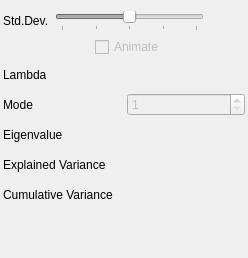
              <widget class="QWidget" name="pca_tab">
               <attribute name="title">
                <string>PCA</string>
               </attribute>
               <layout class="QGridLayout" name="gridLayout_2">
                <property name="leftMargin">
                 <number>3</number>
                </property>
                <property name="rightMargin">
                 <number>3</number>
                </property>
                <item row="2" column="0">
                 <spacer name="verticalSpacer_2">
                  <property name="orientation">
                   <enum>Qt::Vertical</enum>
                  </property>
                  <property name="sizeHint" stdset="0">
                   <size>
                    <width>20</width>
                    <height>40</height>
                   </size>
                  </property>
                 </spacer>
                </item>
                <item row="0" column="0">
                 <widget class="QWidget" name="pcaContent" native="true">
                  <layout class="QVBoxLayout" name="verticalLayout_22">
                   <property name="spacing">
                    <number>6</number>
                   </property>
                   <property name="leftMargin">
                    <number>0</number>
                   </property>
                   <property name="topMargin">
                    <number>0</number>
                   </property>
                   <property name="rightMargin">
                    <number>0</number>
                   </property>
                   <property name="bottomMargin">
                    <number>0</number>
                   </property>
                   <item>
                    <layout class="QGridLayout" name="pcaGridLayout">
                     <item row="0" column="1">
                      <widget class="QSlider" name="pcaSlider">
                       <property name="enabled">
                        <bool>false</bool>
                       </property>
                       <property name="minimumSize">
                        <size>
                         <width>100</width>
                         <height>0</height>
                        </size>
                       </property>
                       <property name="toolTip">
                        <string>Standard deviation slider</string>
                       </property>
                       <property name="minimum">
                        <number>-20</number>
                       </property>
                       <property name="maximum">
                        <number>20</number>
                       </property>
                       <property name="orientation">
                        <enum>Qt::Horizontal</enum>
                       </property>
                       <property name="tickPosition">
                        <enum>QSlider::TicksBelow</enum>
                       </property>
                       <property name="tickInterval">
                        <number>10</number>
                       </property>
                      </widget>
                     </item>
                     <item row="0" column="0">
                      <widget class="QLabel" name="label_10">
                       <property name="text">
                        <string>Std.Dev.</string>
                       </property>
                      </widget>
                     </item>
                     <item row="0" column="2">
                      <widget class="QLabel" name="pcaValueLabel">
                       <property name="minimumSize">
                        <size>
                         <width>35</width>
                         <height>0</height>
                        </size>
                       </property>
                       <property name="text">
                        <string/>
                       </property>
                      </widget>
                     </item>
                     <item row="1" column="1">
                      <widget class="QWidget" name="widget_23" native="true">
                       <property name="sizePolicy">
                        <sizepolicy hsizetype="Preferred" vsizetype="Minimum">
                         <horstretch>0</horstretch>
                         <verstretch>0</verstretch>
                        </sizepolicy>
                       </property>
                       <layout class="QHBoxLayout" name="horizontalLayout_9">
                        <property name="spacing">
                         <number>0</number>
                        </property>
                        <property name="leftMargin">
                         <number>0</number>
                        </property>
                        <property name="topMargin">
                         <number>0</number>
                        </property>
                        <property name="rightMargin">
                         <number>0</number>
                        </property>
                        <property name="bottomMargin">
                         <number>0</number>
                        </property>
                        <item>
                         <spacer name="horizontalSpacer_3">
                          <property name="orientation">
                           <enum>Qt::Horizontal</enum>
                          </property>
                          <property name="sizeHint" stdset="0">
                           <size>
                            <width>40</width>
                            <height>20</height>
                           </size>
                          </property>
                         </spacer>
                        </item>
                        <item>
                         <widget class="QCheckBox" name="pcaAnimateCheckBox">
                          <property name="enabled">
                           <bool>false</bool>
                          </property>
                          <property name="sizePolicy">
                           <sizepolicy hsizetype="Minimum" vsizetype="Minimum">
                            <horstretch>0</horstretch>
                            <verstretch>0</verstretch>
                           </sizepolicy>
                          </property>
                          <property name="toolTip">
                           <string>Standard deviation animation</string>
                          </property>
                          <property name="text">
                           <string>Animate</string>
                          </property>
                         </widget>
                        </item>
                        <item>
                         <spacer name="horizontalSpacer_4">
                          <property name="orientation">
                           <enum>Qt::Horizontal</enum>
                          </property>
                          <property name="sizeHint" stdset="0">
                           <size>
                            <width>40</width>
                            <height>20</height>
                           </size>
                          </property>
                         </spacer>
                        </item>
                       </layout>
                      </widget>
                     </item>
                    </layout>
                   </item>
                   <item>
                    <layout class="QGridLayout" name="gridLayout_3">
                     <property name="verticalSpacing">
                      <number>6</number>
                     </property>
                     <item row="2" column="0">
                      <widget class="QLabel" name="label_8">
                       <property name="minimumSize">
                        <size>
                         <width>0</width>
                         <height>24</height>
                        </size>
                       </property>
                       <property name="text">
                        <string>Eigenvalue</string>
                       </property>
                      </widget>
                     </item>
                     <item row="1" column="1">
                      <widget class="QSpinBox" name="pcaModeSpinBox">
                       <property name="enabled">
                        <bool>false</bool>
                       </property>
                       <property name="toolTip">
                        <string>PCA Mode</string>
                       </property>
                       <property name="minimum">
                        <number>1</number>
                       </property>
                       <property name="maximum">
                        <number>500</number>
                       </property>
                      </widget>
                     </item>
                     <item row="0" column="1">
                      <widget class="QLabel" name="pcaLambdaLabel">
                       <property name="text">
                        <string/>
                       </property>
                      </widget>
                     </item>
                     <item row="1" column="0">
                      <widget class="QLabel" name="label_11">
                       <property name="minimumSize">
                        <size>
                         <width>0</width>
                         <height>24</height>
                        </size>
                       </property>
                       <property name="text">
                        <string>Mode</string>
                       </property>
                      </widget>
                     </item>
                     <item row="4" column="0">
                      <widget class="QLabel" name="label_13">
                       <property name="minimumSize">
                        <size>
                         <width>0</width>
                         <height>24</height>
                        </size>
                       </property>
                       <property name="text">
                        <string>Cumulative Variance</string>
                       </property>
                      </widget>
                     </item>
                     <item row="0" column="0">
                      <widget class="QLabel" name="label_9">
                       <property name="minimumSize">
                        <size>
                         <width>0</width>
                         <height>24</height>
                        </size>
                       </property>
                       <property name="text">
                        <string>Lambda</string>
                       </property>
                      </widget>
                     </item>
                     <item row="3" column="0">
                      <widget class="QLabel" name="label_12">
                       <property name="minimumSize">
                        <size>
                         <width>0</width>
                         <height>24</height>
                        </size>
                       </property>
                       <property name="text">
                        <string>Explained Variance</string>
                       </property>
                      </widget>
                     </item>
                     <item row="2" column="1">
                      <widget class="QLabel" name="pcaEigenValueLabel">
                       <property name="text">
                        <string/>
                       </property>
                      </widget>
                     </item>
                     <item row="3" column="1">
                      <widget class="QLabel" name="explained_variance">
                       <property name="text">
                        <string/>
                       </property>
                      </widget>
                     </item>
                     <item row="4" column="1">
                      <widget class="QLabel" name="cumulative_explained_variance">
                       <property name="text">
                        <string/>
                       </property>
                      </widget>
                     </item>
                    </layout>
                   </item>
                  </layout>
                 </widget>
                </item>
               </layout>
              </widget>
